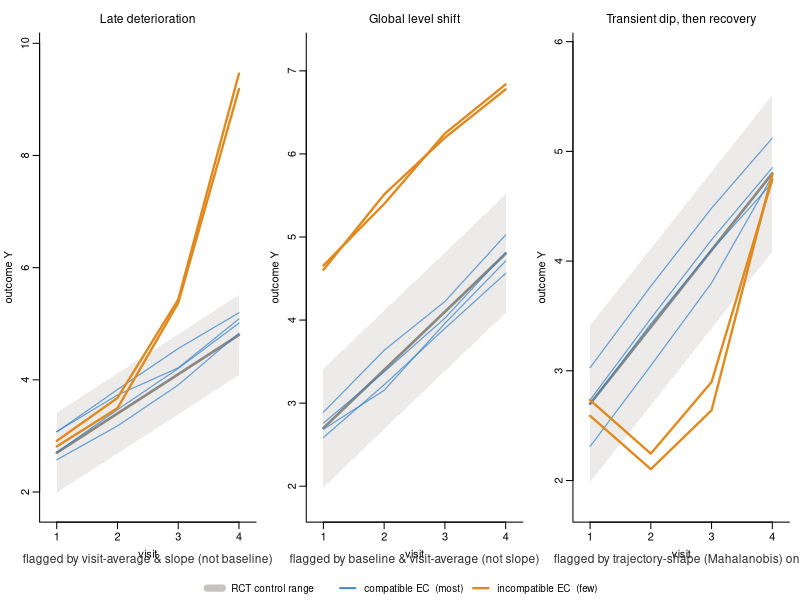

R code for this plot:
# fig_long.R  ->  fig_long.pdf   (Figure 1 of the blueprint)
# Why screening must be longitudinal, and why the score must match the drift shape.
# Clean version: the RCT controls are shown as a shaded "compatible band" (not spaghetti).
# MOST external controls are compatible (blue, tracking the band); a FEW are incompatible
# (amber, drifting out) -- and the SHAPE of the drift decides which estimand catches it.
set.seed(7L)
gray <- "#8A8880"; blue <- "#2F7DC8"; amber <- "#E0891E"; ink <- "#2B2B2B"
tr <- function(c, a) adjustcolor(c, alpha.f = a)
tt <- 1:4
mc  <- function(t) 2 + 0.7 * t          # control natural progression
sdc <- 0.42
gen_comp <- function(n) t(sapply(seq_len(n), function(i) mc(tt) + rnorm(1, 0, 0.22) + rnorm(4, 0, 0.11)))
gen_inc  <- function(mi, n) t(sapply(seq_len(n), function(i) mi(tt) + rnorm(1, 0, 0.16) + rnorm(4, 0, 0.11)))
panels <- list(
  list(mi = function(t) 2 + 0.7 * t + 1.35 * pmax(t - 2, 0)^1.7,
       ttl = "Late deterioration", note = "flagged by visit-average & slope (not baseline)"),
  list(mi = function(t) 2 + 0.7 * t + 2.0,
       ttl = "Global level shift", note = "flagged by baseline & visit-average (not slope)"),
  list(mi = function(t) 2 + 0.7 * t - 2.0 * exp(-((t - 2.5)^2) / 0.5),
       ttl = "Transient dip, then recovery", note = "flagged by trajectory-shape (Mahalanobis) only"))

pdf("fig_long.pdf", width = 10.4, height = 3.75, pointsize = 10)
par(mfrow = c(1, 3), oma = c(2.5, 0, 0.3, 0), mar = c(3.4, 3.0, 2.2, 0.8), mgp = c(1.9, 0.6, 0))
for (p in panels) {
  comp <- gen_comp(4); inc <- gen_inc(p$mi, 2)
  up <- mc(tt) + 1.7 * sdc; lo <- mc(tt) - 1.7 * sdc
  yl <- range(lo, up, comp, inc) + c(-0.2, 0.4)
  plot(NA, xlim = c(0.85, 4.15), ylim = yl, xlab = "visit", ylab = "outcome Y",
       xaxt = "n", bty = "l", main = p$ttl, font.main = 1, cex.main = 1.1)
  axis(1, at = tt)
  polygon(c(tt, rev(tt)), c(up, rev(lo)), col = tr(gray, 0.16), border = NA)  # compatible band
  lines(tt, mc(tt), col = gray, lwd = 2.6)                                    # control mean
  for (i in seq_len(nrow(comp))) lines(tt, comp[i, ], col = tr(blue, 0.7), lwd = 1.2)  # compatible ECs (most)
  for (i in seq_len(nrow(inc)))  lines(tt, inc[i, ],  col = amber, lwd = 2.3)          # incompatible ECs (few)
  mtext(p$note, side = 1, line = 2.3, cex = 0.72, col = ink)
}
par(fig = c(0, 1, 0, 1), oma = c(0, 0, 0, 0), mar = c(0, 0, 0, 0), new = TRUE); plot.new()
legend("bottom", horiz = TRUE, bty = "n", cex = 0.9, seg.len = 1.7,
       legend = c("RCT control range", "compatible EC  (most)", "incompatible EC  (few)"),
       col = c(tr(gray, 0.5), tr(blue, 0.9), amber), lwd = c(7, 2, 2.3))
dev.off()
cat("wrote fig_long.pdf\n")
